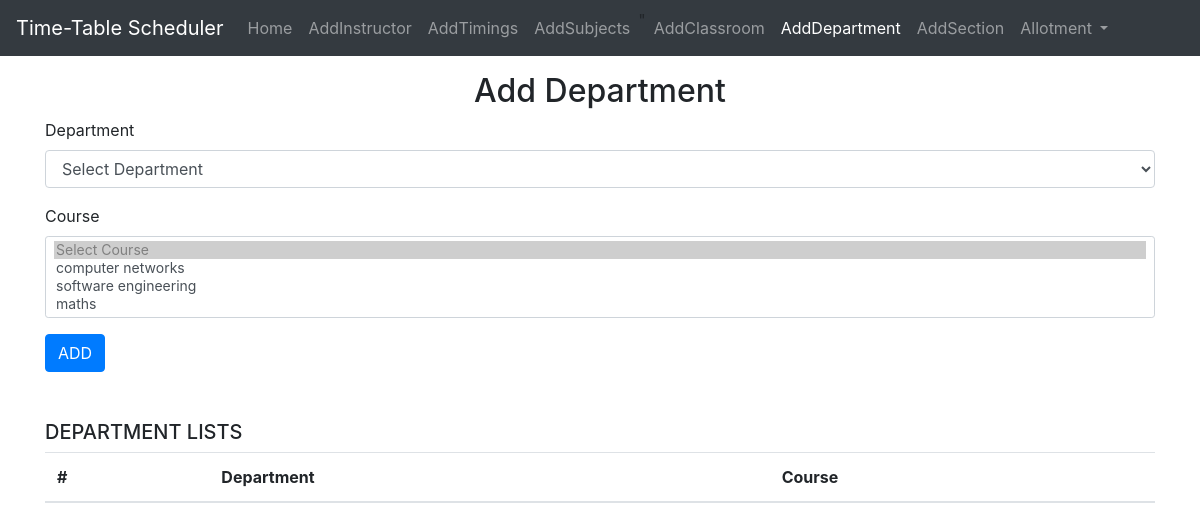
The page /adddepartment on the database as committed earlier.
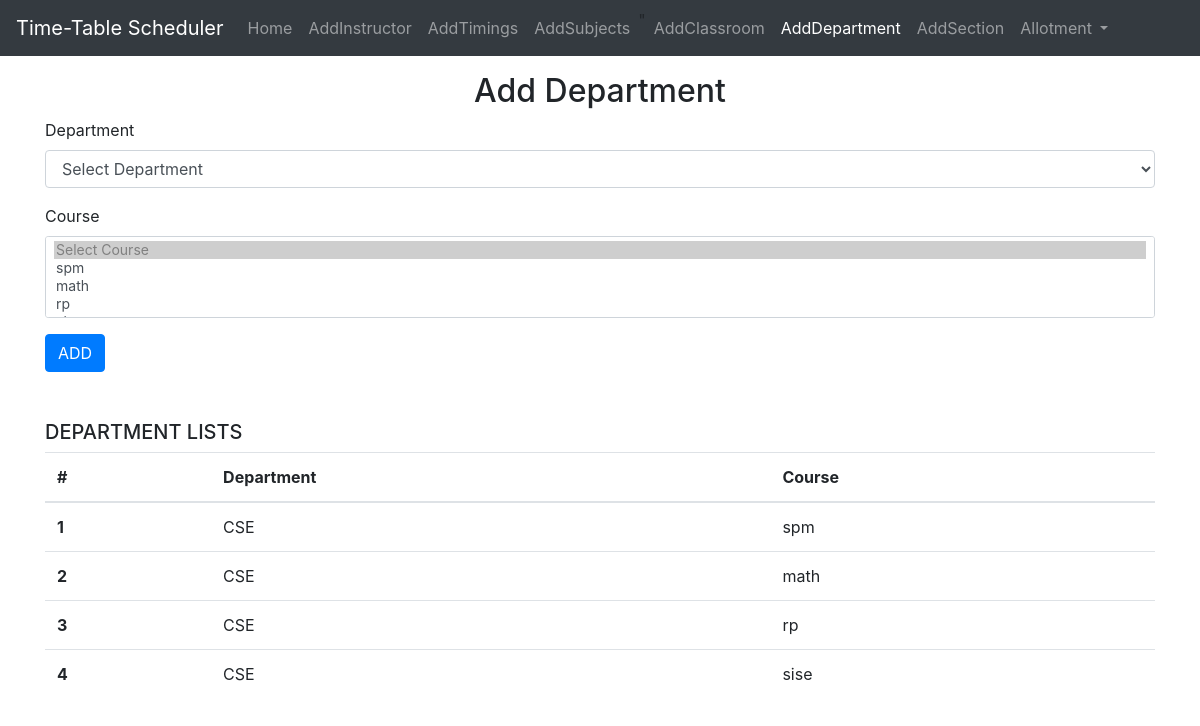
The same page on the database as committed later.
### home/models.py (models this page shows, shortened)
class Department(models.Model):
    DEPARTMENT_CHOICES = [
        ('CSE', 'Computer Science and Engineering'),
        ('ECE', 'Electronics and Communication Engineering'),
        ('MECH', 'Mechanical Engineering'),
        ('CIVIL', 'Civil Engineering'),
    ]
    depname = models.CharField(max_length=30,choices=DEPARTMENT_CHOICES)
    courses = models.ManyToManyField(Subjects,max_length=100)

class Subjects(models.Model):
    code = models.CharField(primary_key=True, max_length=10)
    sname = models.CharField(max_length=100)
    stype = models.CharField(max_length=20, default='2' , null=True)
    sem = models.CharField(max_length=20, default='3')
    credits = models.CharField(max_length=20, default='1')
    max_students = models.IntegerField(default=0)
    instructors = models.ManyToManyField(Instructor,max_length=100)
    lab_name = models.CharField(max_length=100, null=True, blank=True)  # New field for lab name

### home/views.py (the view, shortened to what this page needs)
# urls.py: path('adddepartment', views.adddepartment, name='adddepartment'),
def adddepartment(request):
     context = {'success': False}
     engineering_branches = Department.DEPARTMENT_CHOICES
     departallot=Department.objects.all()
     allcourses=Subjects.objects.all()
     context={
         'allcourses':allcourses,
         'departallot': departallot,
         'engineering_branches':engineering_branches,
     }
     return render(request,'adddepartment.html',context)

### templates/adddepartment.html (shortened to what this page needs)
{% extends "base.html" %}
{% block adddepartmentactive %}active{% endblock adddepartmentactive %}
{% block body %}
   <div class="container my-3">
    <h2 class="text-center">Add Department</h2>
    <form action="/adddepartment" method="post">
        <div class="form-group">
          <label for="title">Department</label>
          <select class="form-control" name="depname" id="title">
            <option disabled selected>Select Department</option>
        </select>
        </div>
        <div class="form-group">
            <label for="title">Course</label>
            <select class="form-control form-control-sm"style="margin-bottom:4px" name="courses[]" multiple>
            <option disabled selected>Select Course</option>
            {% for  course in allcourses  %}
            <option value="course.pk">{{course.sname}}</option>
            {% endfor %}
          </select>
        </div>
        <button type="submit" class="btn btn-primary">ADD</button>
      </form>
   </div>
   <div class="container my-5">
    <h5>DEPARTMENT LISTS</h5>
    <table class="table">
        <thead>
          <tr>
            <th scope="col">#</th>
            <th scope="col">Department</th>
            <th scope="col">Course</th>
          </tr>
        </thead>
        <tbody>
          {% for department in departallot %}
              <tr>
                  <th scope="row">{{ forloop.counter }}</th>
                  <td>{{ department.depname }}</td>
                  <td>
                      {% for course in department.courses.all %}
                          {{ course.sname }}<br>
                      {% endfor %}
                  </td>
              </tr>
          {% endfor %}
      </tbody>
    </div>
    {% endblock body %}

Rows that differ between the two databases and show on the page:
added Department: depname "CSE"
added Subjects: sname "spm"
added Department: depname "CSE"
added Subjects: sname "math"
added Department: depname "CSE"
added Subjects: sname "rp"
added Department: depname "CSE"
added Subjects: sname "sise"
Other text that changed with them:
form field value: "Select Course ☑ / computer networks / software engineering / maths" → "Select Course ☑ / spm / math / rp"
